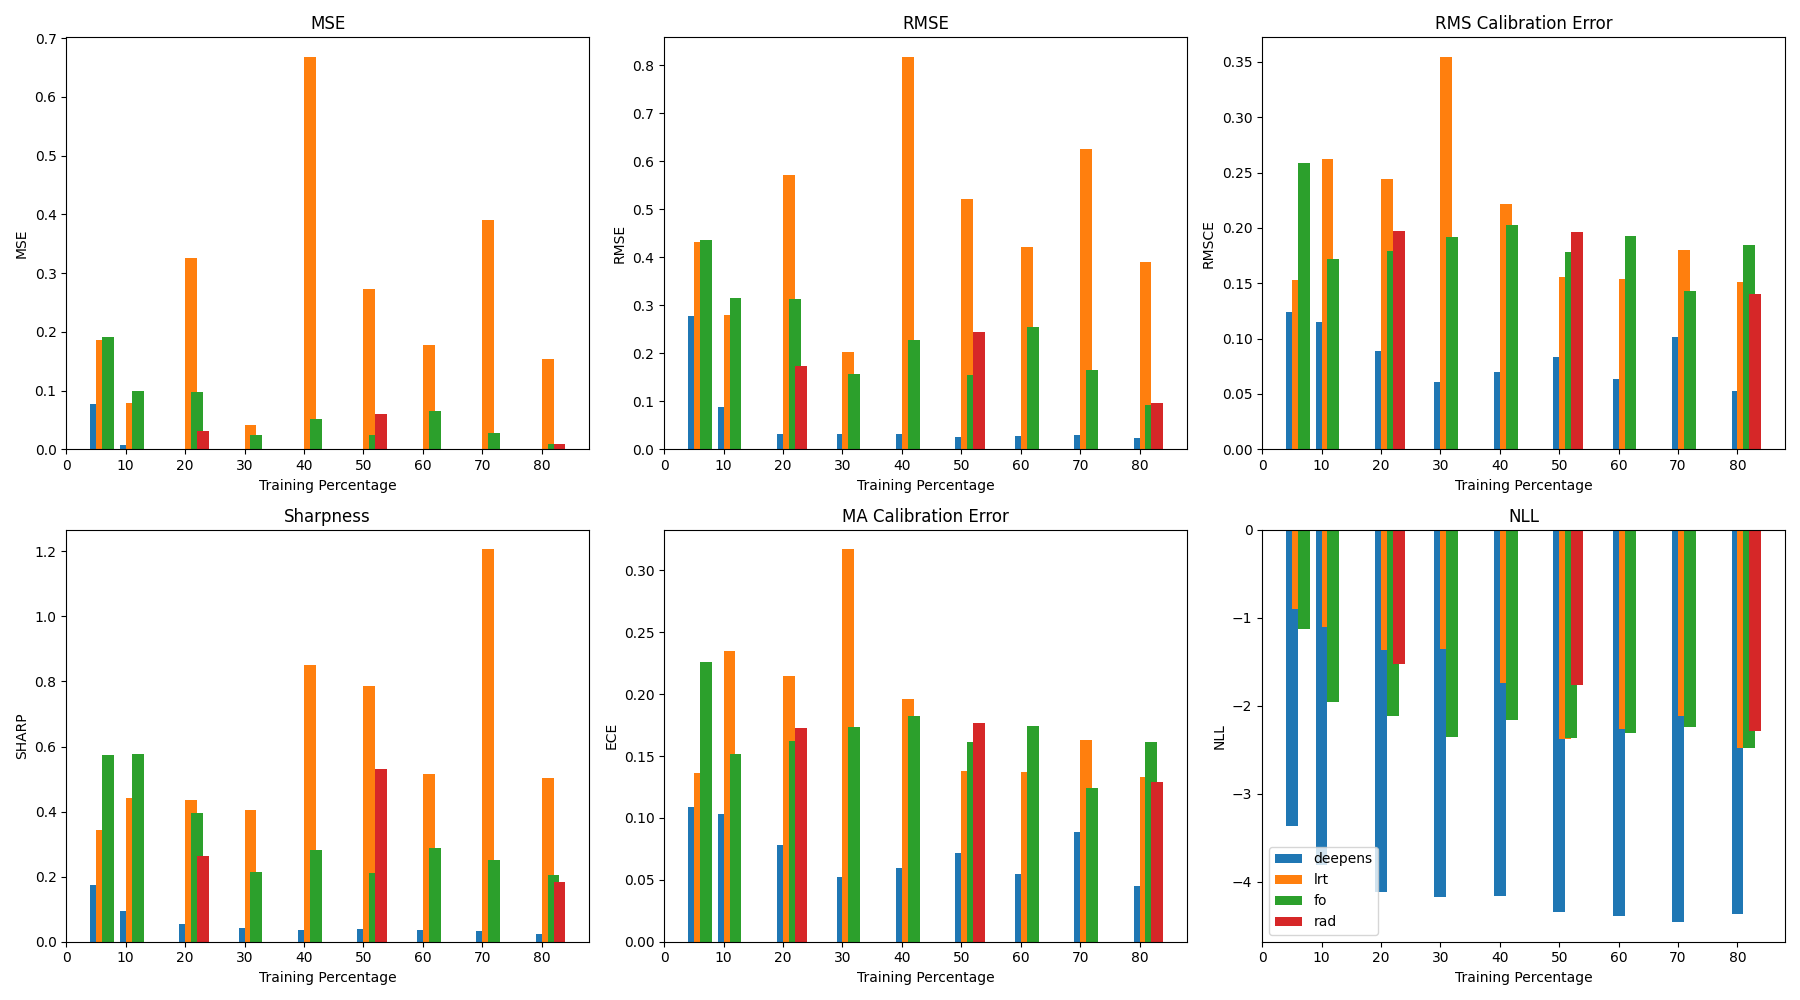

Write Python code to recreate this figure.
import sys
sys.path.append('/home/g15farris/bin/bayesaenet')

import uncertainty_toolbox as uct
import matplotlib.pyplot as plt
from sklearn.linear_model import LinearRegression
from sklearn.metrics import r2_score, mean_squared_error, mean_absolute_error
import numpy as np
import pandas as pd
import glob
from bnn_aenet.results.metrics import (rms_calibration_error, 
                                       sharpness,
                                       mean_absolute_calibration_error,
                                       gaussian_nll_loss)
import torch


def get_metrics(y_true, y_pred, std):
    mse = ((y_true - y_pred) ** 2).mean().item()
    rmse = torch.sqrt(((y_true - y_pred) ** 2).mean()).item()
    rmsce = rms_calibration_error(y_pred, std, y_true)
    sharp = sharpness(std)
    ece = mean_absolute_calibration_error(y_pred, std, y_true).item()
    nll = gaussian_nll_loss(y_pred, y_true, torch.square(std)).item()
    
    return {'mse': mse, 'rmse': rmse, 'rmsce': rmsce, 'sharp': sharp, 'ece': ece, 'nll': nll}


def process_deepens_results(results):
    for train_percentage_path in sorted(glob.glob('/home/g15farris/bin/bayesaenet/bnn_aenet/logs/TiO_pred_deepens_*perc/')):
        parquets = glob.glob(f'{train_percentage_path}/**/*parquet', recursive=True)
        y_preds = []

        for parquet in parquets:
            rs = pd.read_parquet(parquet)
            y_true = torch.tensor(rs['true'], device='cpu')
            y_pred = rs['preds'].to_list()
            y_preds.append(y_pred)

        y_pred = torch.tensor(y_preds, device='cpu')
        std = torch.std(y_pred, axis=0)
        y_pred = y_pred.mean(axis=0)

        train_percentage = int(train_percentage_path.split('/')[-2].split('_')[-1].replace('perc', ''))
        results['deepens'][train_percentage] = get_metrics(y_true, y_pred, std)


def process_other_results(results, bnn):
    parquets = sorted(glob.glob(f'/home/g15farris/bin/bayesaenet/bnn_aenet/logs/predict_{bnn}_*perc/**/*parquet', recursive=True))

    for parquet in parquets:
        train_percentage = int(parquet.split('/')[-4].split('_')[-1].replace('perc', ''))
        rs = pd.read_parquet(parquet)
        y_true = torch.tensor(rs['true'], device='cpu')
        y_pred = torch.tensor(rs['preds'], device='cpu')
        std = torch.tensor(rs['stds'], device='cpu')
        results[bnn][train_percentage] = get_metrics(y_true, y_pred, std)


def plot_results(results):
    fig, axes = plt.subplots(2, 3, figsize=(18, 10))
    metrics = ['mse', 'rmse', 'rmsce', 'sharp', 'ece', 'nll']
    titles = ['MSE', 'RMSE', 'RMS Calibration Error', 'Sharpness', 'MA Calibration Error', 'NLL']

    for i, metric in enumerate(metrics):
        ax = axes[i // 3, i % 3]
        d = 0
        for bnn in results.keys():
            train_percentages = sorted(results[bnn].keys())
            values = [results[bnn][tp][metric] for tp in train_percentages]
            ax.bar(np.array(train_percentages)+d, values, label=bnn, width=2)
            d += 1
        ax.set_title(titles[i])
        ax.set_xlabel('Training Percentage')
        ax.set_ylabel(metric.upper())
    ax.legend()

    plt.tight_layout()
    plt.savefig('/home/g15farris/bin/bayesaenet/results/TiO/bnn_predictions/metrics.png')


def main():
    results = {bnn: {} for bnn in ['deepens', 'lrt', 'fo', 'rad']}

    process_deepens_results(results)

    for bnn in ['lrt', 'fo', 'rad']:
        process_other_results(results, bnn)

    plot_results(results)


if __name__ == '__main__':
    main()
